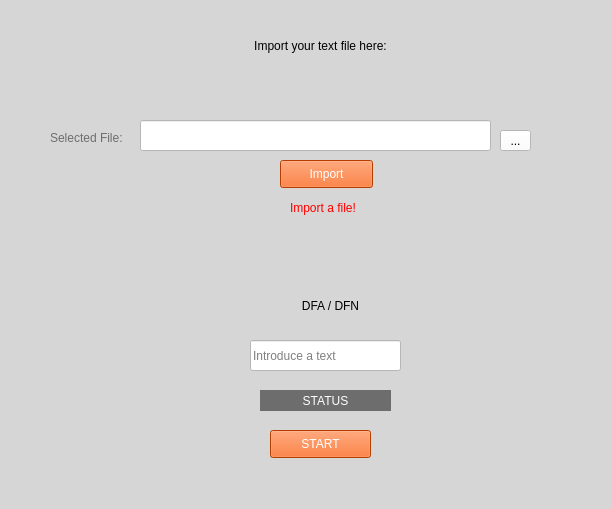
<?xml version="1.0" encoding="UTF-8"?>
<ui version="4.0">
 <class>MainWindow</class>
 <widget class="QMainWindow" name="MainWindow">
  <property name="geometry">
   <rect>
    <x>0</x>
    <y>0</y>
    <width>612</width>
    <height>509</height>
   </rect>
  </property>
  <property name="windowTitle">
   <string>MainWindow</string>
  </property>
  <property name="styleSheet">
   <string notr="true">background-color: rgb(85, 170, 127);
background-color: rgb(214, 214, 214);</string>
  </property>
  <widget class="QWidget" name="centralwidget">
   <widget class="QLabel" name="label_text_import">
    <property name="geometry">
     <rect>
      <x>150</x>
      <y>30</y>
      <width>341</width>
      <height>31</height>
     </rect>
    </property>
    <property name="styleSheet">
     <string notr="true">font: 63 16pt &quot;Yu Gothic UI Semibold&quot;;
color: rgb(0, 0, 0);
</string>
    </property>
    <property name="text">
     <string>Import your text file here:</string>
    </property>
    <property name="textFormat">
     <enum>Qt::AutoText</enum>
    </property>
    <property name="alignment">
     <set>Qt::AlignCenter</set>
    </property>
   </widget>
   <widget class="QPushButton" name="button_ok">
    <property name="geometry">
     <rect>
      <x>270</x>
      <y>430</y>
      <width>101</width>
      <height>28</height>
     </rect>
    </property>
    <property name="styleSheet">
     <string notr="true">background-color: rgb(255, 85, 0);
color: rgb(255, 255, 255);</string>
    </property>
    <property name="text">
     <string>START</string>
    </property>
   </widget>
   <widget class="QLineEdit" name="textField_text">
    <property name="geometry">
     <rect>
      <x>250</x>
      <y>340</y>
      <width>151</width>
      <height>31</height>
     </rect>
    </property>
    <property name="accessibleDescription">
     <string/>
    </property>
    <property name="styleSheet">
     <string notr="true">background-color: rgb(255, 255, 255);</string>
    </property>
    <property name="inputMask">
     <string/>
    </property>
    <property name="text">
     <string/>
    </property>
    <property name="placeholderText">
     <string>Introduce a text</string>
    </property>
   </widget>
   <widget class="QLabel" name="label">
    <property name="geometry">
     <rect>
      <x>50</x>
      <y>130</y>
      <width>81</width>
      <height>16</height>
     </rect>
    </property>
    <property name="styleSheet">
     <string notr="true">color: rgb(109, 109, 109);</string>
    </property>
    <property name="text">
     <string>Selected File:</string>
    </property>
   </widget>
   <widget class="QLineEdit" name="textField_selected_file">
    <property name="geometry">
     <rect>
      <x>140</x>
      <y>120</y>
      <width>351</width>
      <height>31</height>
     </rect>
    </property>
    <property name="accessibleDescription">
     <string/>
    </property>
    <property name="styleSheet">
     <string notr="true">background-color: rgb(255, 255, 255);</string>
    </property>
    <property name="inputMask">
     <string/>
    </property>
    <property name="text">
     <string/>
    </property>
    <property name="placeholderText">
     <string/>
    </property>
   </widget>
   <widget class="QToolButton" name="button_selectFile">
    <property name="geometry">
     <rect>
      <x>500</x>
      <y>130</y>
      <width>31</width>
      <height>21</height>
     </rect>
    </property>
    <property name="styleSheet">
     <string notr="true">background-color: rgb(255, 255, 255);</string>
    </property>
    <property name="text">
     <string>...</string>
    </property>
   </widget>
   <widget class="QLabel" name="label_text_import_2">
    <property name="geometry">
     <rect>
      <x>160</x>
      <y>290</y>
      <width>341</width>
      <height>31</height>
     </rect>
    </property>
    <property name="styleSheet">
     <string notr="true">font: 63 16pt &quot;Yu Gothic UI Semibold&quot;;</string>
    </property>
    <property name="text">
     <string>DFA / DFN</string>
    </property>
    <property name="textFormat">
     <enum>Qt::AutoText</enum>
    </property>
    <property name="alignment">
     <set>Qt::AlignCenter</set>
    </property>
   </widget>
   <widget class="QPushButton" name="button_import">
    <property name="geometry">
     <rect>
      <x>280</x>
      <y>160</y>
      <width>93</width>
      <height>28</height>
     </rect>
    </property>
    <property name="styleSheet">
     <string notr="true">background-color: rgb(255, 85, 0);
color: rgb(255, 255, 255);</string>
    </property>
    <property name="text">
     <string>Import</string>
    </property>
   </widget>
   <widget class="QLabel" name="label_alert">
    <property name="geometry">
     <rect>
      <x>290</x>
      <y>200</y>
      <width>81</width>
      <height>16</height>
     </rect>
    </property>
    <property name="styleSheet">
     <string notr="true">color: rgb(255, 0, 0);</string>
    </property>
    <property name="text">
     <string>Import a file!</string>
    </property>
   </widget>
   <widget class="QLabel" name="label_status">
    <property name="geometry">
     <rect>
      <x>260</x>
      <y>390</y>
      <width>131</width>
      <height>21</height>
     </rect>
    </property>
    <property name="focusPolicy">
     <enum>Qt::NoFocus</enum>
    </property>
    <property name="styleSheet">
     <string notr="true">color: rgb(255, 255, 255);
background-color: rgb(109, 109, 109);
font: 10pt &quot;MS Shell Dlg 2&quot;;</string>
    </property>
    <property name="text">
     <string>STATUS</string>
    </property>
    <property name="alignment">
     <set>Qt::AlignCenter</set>
    </property>
   </widget>
  </widget>
 </widget>
 <resources/>
 <connections/>
</ui>
